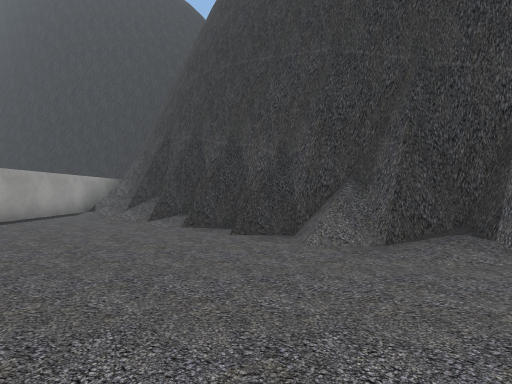
view 1 (above)

16 first-person views from a walk through a 3-D level made in the Unity game engine. The camera is 1.3 m above the floor, looks level and sees 80° across. The floor is counted in squares, 2 m on a side. Each view is taken from the middle of a square. On the plan, view 1 faces up. The plan holds only what a view shows up to about 10 squares ahead; the rest is blank. The place goes on beyond the plan. Some trees and plants on the terrain are drawn as simple stand-ins. Some surface patterns are stand-ins.

view 2
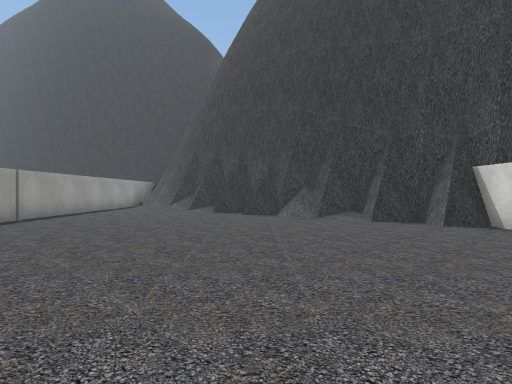

view 3
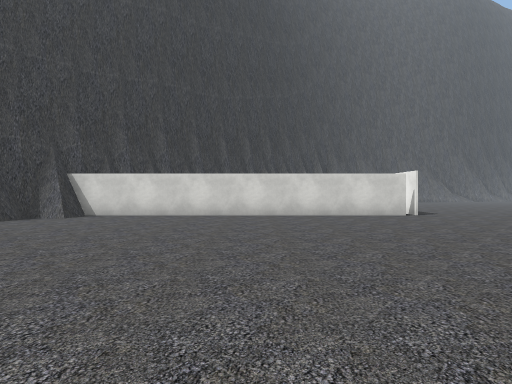

view 4
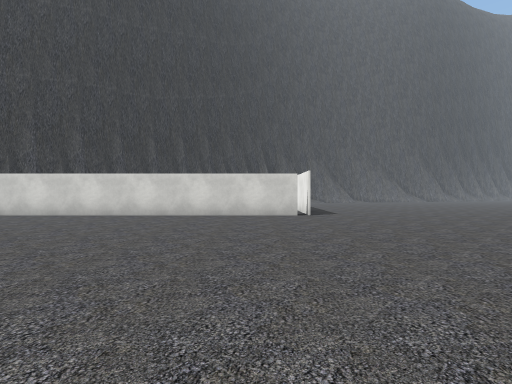

view 5
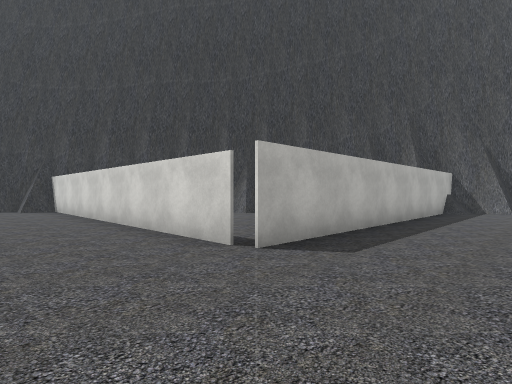

view 6
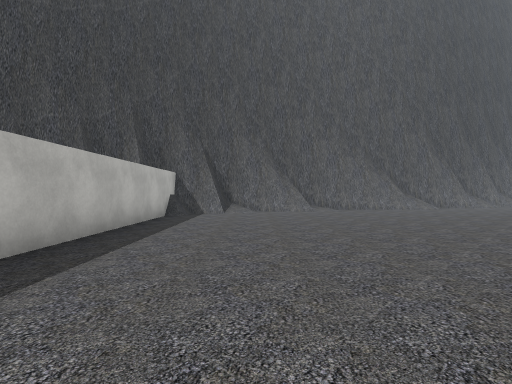

view 7
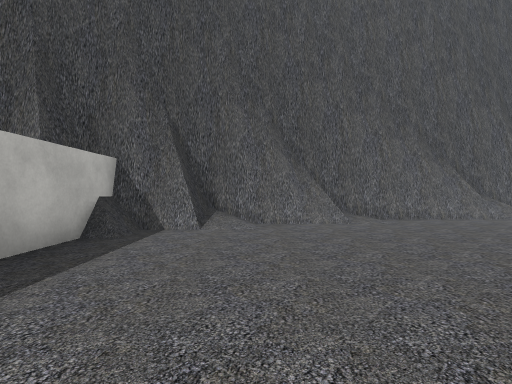

view 8
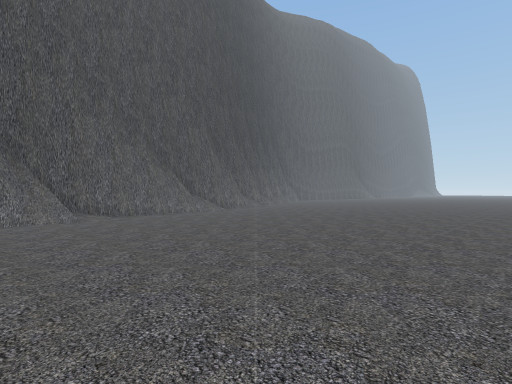

view 9
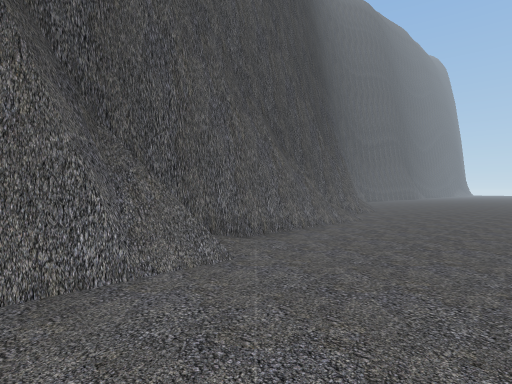

view 10
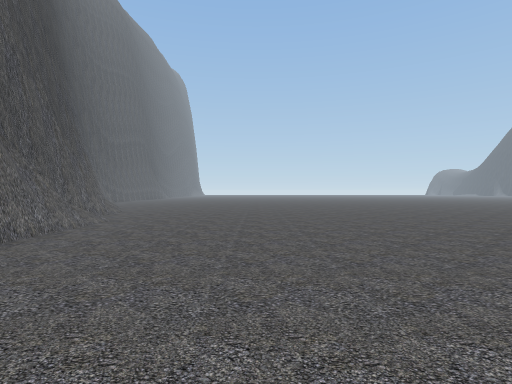

view 11
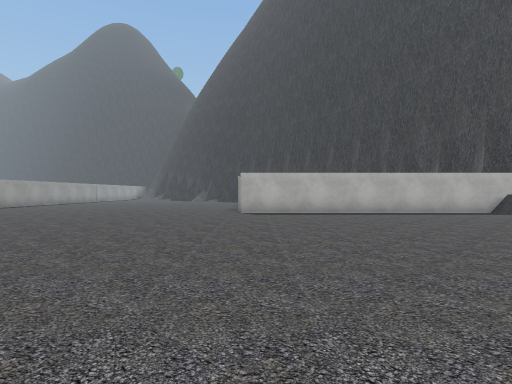

view 12
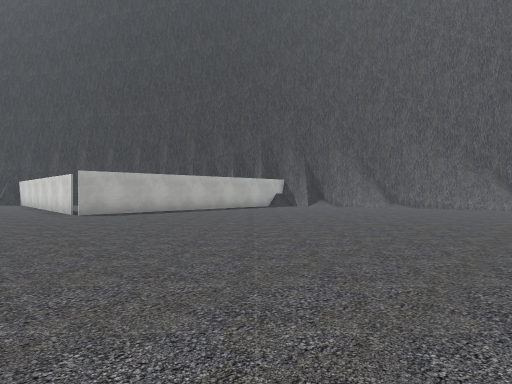

view 13
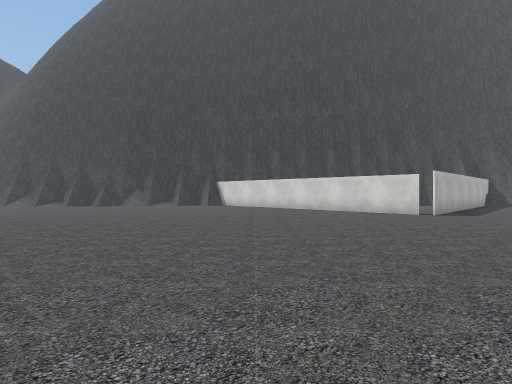

view 14
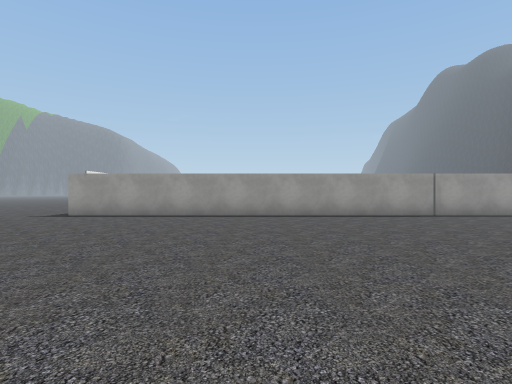

view 15
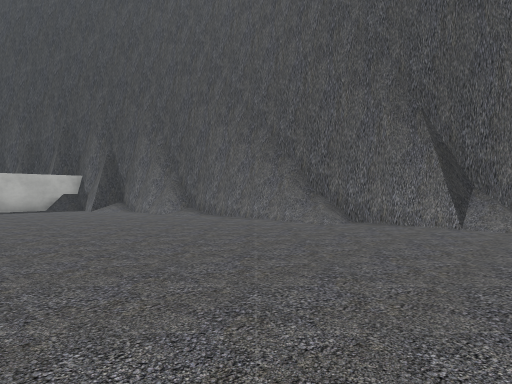

view 16
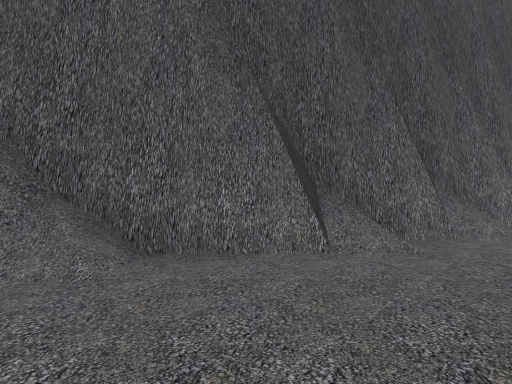

### Floor plan
Key: @ floor where view 1 was taken; # wall or solid block; . floor; / step, stairs or slope.
Columns run from 7 left of view 1 to 17 right of it. Each row starts with its distance up from view 1.
  8  #./##
  7  #../##
  6  #.../##
  5  #.....###
  4  #......###
  3  #......./##
  2   .........##
  1   ..........#
  0   .....@....#
 -1   ..........#
 -2   ..........#
 -3   ..........#
 -4   ..........#
 -5   ..........#
 -6   ..........#
 -7  #..........#########
 -8 ....................##
 -9 .....................##
-10   ....................#
-11        ...............#
-12         ..............##
-13         ............../#
-14          ............./#
-15          ............./#
-16          ............./##
-17          ............../#
-18             .........../#
-19             .........../#
-20             ............/

Positions as (right, up) in squares from view 1, and headings:
1: (0, 0), facing up
2: (0, -4), facing up
3: (-4, -3), facing right
4: (-4, -6), facing right
5: (2, -10), facing up-right
6: (4, -10), facing right
7: (8, -10), facing right
8: (7, -10), facing down-right
9: (12, -10), facing down-right
10: (12, -10), facing down
11: (5, -17), facing up
12: (2, -17), facing up-right
13: (-5, -10), facing up-right
14: (3, -2), facing left
15: (10, -20), facing up-right
16: (13, -18), facing right
